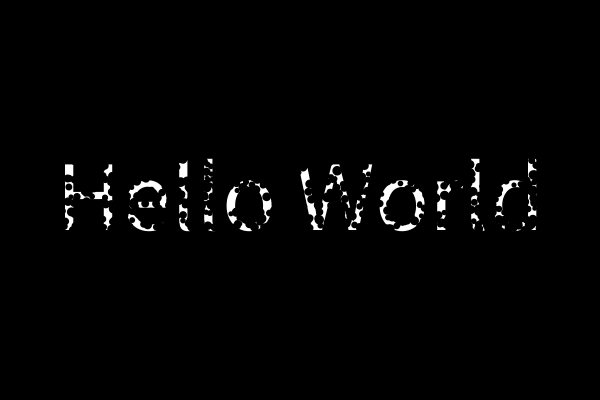
Frame 1 (no input)
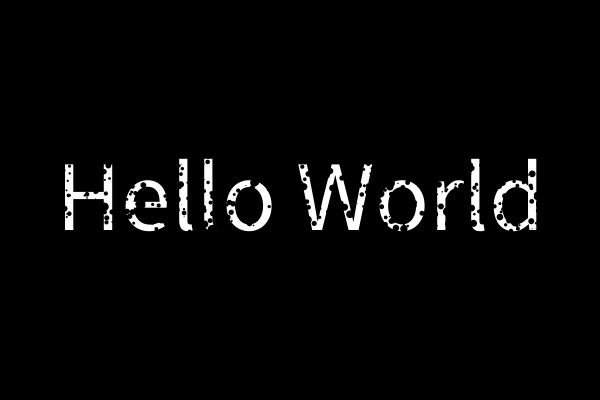
Frame 60 (the mouse pressed at the canvas centre just before this capture)
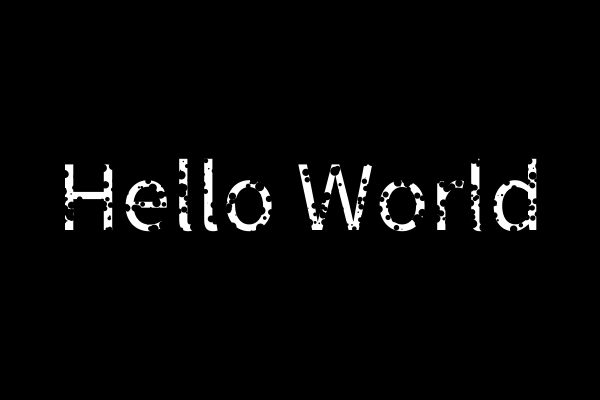
Frame 120 (the mouse held since frame 60 and released just before this capture)

The Processing sketch that drew these frames (run headless with seeded random() and noise(); from frame 60 on, the mouse is pressed at the canvas centre):

// Processing sketch: processing_57098
// ── processing_57098.pde

int num=1000;
OPoints[] op=new OPoints[num];
Mtext mt;

void setup() {
  size(600, 400);
  textAlign(CENTER);
    textSize(100);
  for (int i=0; i<num; i++) {
    op[i]=new OPoints(width/2+random(-300, 300), height/2-10+random(-40, 40), 
    random(-1, 1), random(-1, 1), random(5, 10), 0.2);
  }
  mt=new Mtext(width/2, height/2);
}

void draw() {
  background(0);
  mt.display();
  for (int i=0; i<num; i++) {
    op[i].update();
    op[i].display();
  }
}

class OPoints {
  float X, Y, amX, amY, Ps, PsAm;
  OPoints(float nX, float nY, float nAmX, float nAmY, float nPs, float nPsAm) {
    X=nX;
    Y=nY;
    amX=nAmX;
    amY=nAmY;
    Ps=nPs;
    PsAm=nPsAm;
  }

  void update() {
    X=X+amX;
    Y=Y+amY;
    Ps=Ps-PsAm;
    if (Ps<0) {
      X=width/2+random(-300, 300);
      Y=height/2-10+random(-40, 40);
      amX=random(-1, 1);
      amY=random(-1, 1);
      Ps=random(5, 10);
      PsAm=0.2;
    }
  }

  void display() {
    fill(0);
    noStroke();
    ellipse(X, Y, Ps, Ps);
  }
}

class Mtext {
  float X, Y;
  Mtext(float nX, float nY) {
    X=nX;
    Y=nY;
  }

  void display() {
    fill(255);
    text("Hello World", X, Y+30);
  }
}
